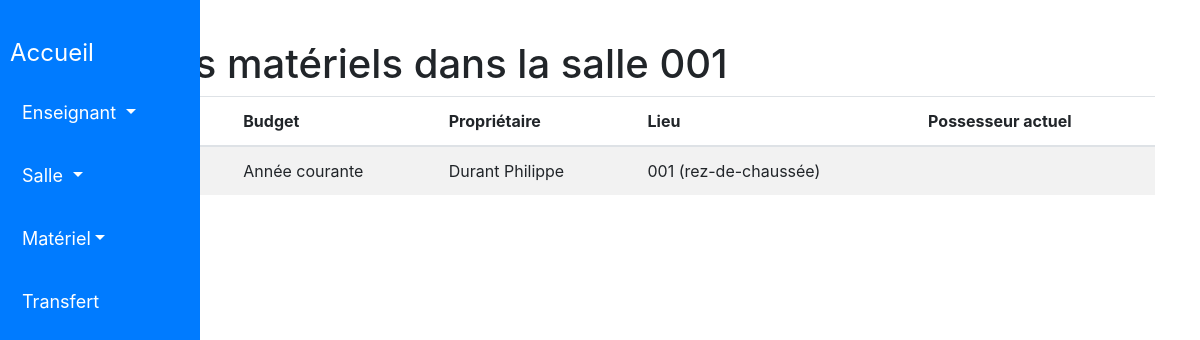
The page /liste_materiels_salle/4/ on the database its author committed.
### gestion_materiel/models.py (models this page shows, shortened)
class Salle(models.Model):
    nom = models.CharField(
        max_length=50,
        blank=False,
        null=True,
        default='aucun'
    )
    etage = models.CharField(
        max_length=50,
        blank=False,
        null=True,
        default='aucun'
    )

class Materiel(models.Model):
    nom = models.CharField(
        max_length=100,
        blank=False,
        null=True,
        default=''
    )
    budget = models.CharField(
        max_length=100,
        blank=False,
        null=True,
        default=''
    )
    proprietaire = models.ForeignKey(
        Enseignant,
        on_delete=models.CASCADE,
        null=True,
        related_name='materiels_possedes'
    )
    lieu = models.ForeignKey(
        Salle,
        on_delete=models.CASCADE,
        null=True
    )
    possesseur = models.ForeignKey(
        Enseignant,
        on_delete=models.CASCADE,
        null=True,
        blank=True,
        related_name='materiels_en_possession'
    )

class Enseignant(models.Model):
    nom = models.CharField(
        max_length=50,
        blank=False,
        null=True,
        default='aucun'
    )
    prenom = models.CharField(
        max_length=50,
        blank=False,
        null=True,
        default='aucun'
    )

### gestion_materiel/views.py (the view)
# urls.py: path('liste_materiels_salle/<int:salle_id>/', views.liste_materiels_salle, name='liste_materiels_salle'),
def liste_materiels_salle(request, salle_id):
    salle = get_object_or_404(Salle, id=salle_id)
    materiels = Materiel.objects.filter(lieu=salle)
    return render(request, 'gestion_materiel/salle/liste_materiels_salle.html', {'salle': salle, 'materiels': materiels})

### templates/gestion_materiel/salle/liste_materiels_salle.html (shortened to what this page needs)
<!DOCTYPE html>
<html>
<head>
</head>
<body>
    {% include 'gestion_materiel/includes/entete.html' %}
    <div class="container">
        <h1>Liste des matériels dans la salle {{ salle.nom }}</h1>
     <table class="table table-striped">
            <thead>
                <tr>
                    <th>Nom</th>
                    <th>Budget</th>
                    <th>Propriétaire</th>
                    <th>Lieu</th>
                    <th>Possesseur actuel</th>
                </tr>
            </thead>
            <tbody>
            {% for materiel in materiels %}
                    <tr>
                        <td>{{ materiel.nom }}</td>
                        <td>{{ materiel.budget }}</td>
                        <td>{{ materiel.proprietaire.nom }} {{ materiel.proprietaire.prenom }}</td>
                        <td>
                            {% if materiel.lieu.etage == 'rez-de-chaussée' %}
                                {{ materiel.lieu.nom }} ({{ materiel.lieu.etage }})
                            {% else %}
                                {{ materiel.lieu.nom }} ({{ materiel.lieu.etage }} Étage)
                            {% endif %}
                        </td>
                        <td>{{ materiel.possesseur.nom }} {{ materiel.possesseur.prenom }}</td>
                    </tr>
                {% empty %}
                    <tr>
                        <td colspan="6">Aucun materiel trouvé.</td>
                    </tr>
                {% endfor %}
            </tbody>
        </table>
    </div>
</body>
</html>

### rows shown on the page
Salle: nom "001"
Materiel: budget "Année courante", proprietaire.nom "Durant", proprietaire.prenom "Philippe", lieu.nom "001", lieu.etage "rez-de-chaussée"
